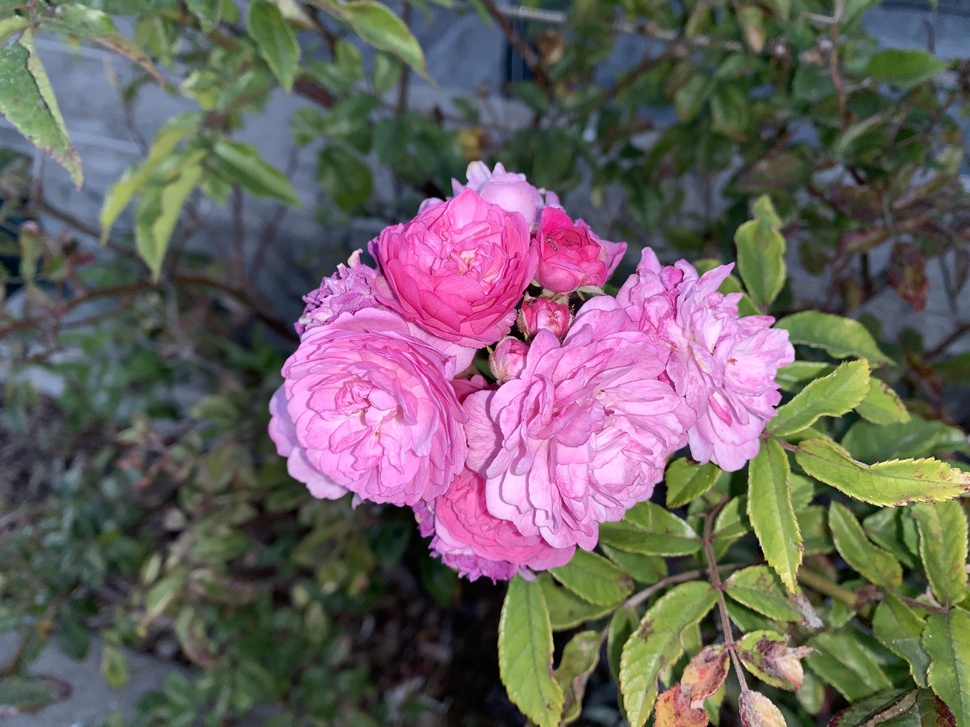
#> input picture image-creator/flower.jpg, 970 x 727 px, shrunk from 4032 x 3024 before the run
$ python removebg.py
#> lines starting #> are read from the running program, lines starting #| are printed output that depends on the picture
# attempts to remove the background by grabbing some color to keep


from PIL import Image, ImageMorph, ImagePalette
import numpy as np

img = Image.open('flower.jpg').convert('RGBA')

x = img.size[0]
#> x = 970
y = img.size[1]
#> y = 727

data = np.array(img)
rgb = data[:,:,:3]
#> rgb is the input picture: shape (727, 970, 3); mean R, G, B 107.6, 97.6, 97.9

def near_color(col1, col2):
    first = abs(col1[0] - col2[0])
    second = abs(col1[1] - col2[1])
    third = abs(col1[2] - col2[2])
    return (first + second + third) <= 130

blue = (86,128,156)
black = (0,0,0,255)
yellow = (255,213,0, 255)
pink = (250, 108, 196, 255)
gray = (130,130,130)

out_im = Image.new('RGB', (x,y), gray)
#> out_im: PIL image 970x727 RGB; every value is 130


def change(color):

    mask = np.all(near_color(rgb, color), axis = -1)
    data[mask] = [0,0,0,255]


# img.getpixel((1571, 1032))
pixels = img.load()
new_pixels = out_im.load()
for i in range(x-1):
    for l in range(y-1):
        # print(pixels[i, 0])
        if near_color(pixels[i, l], pink):
                print(i, l)
                # pixels[i, l] = black
                new_pixels[i, l] = yellow
                pixels[i, l] = yellow

new_im = img.convert('RGB')
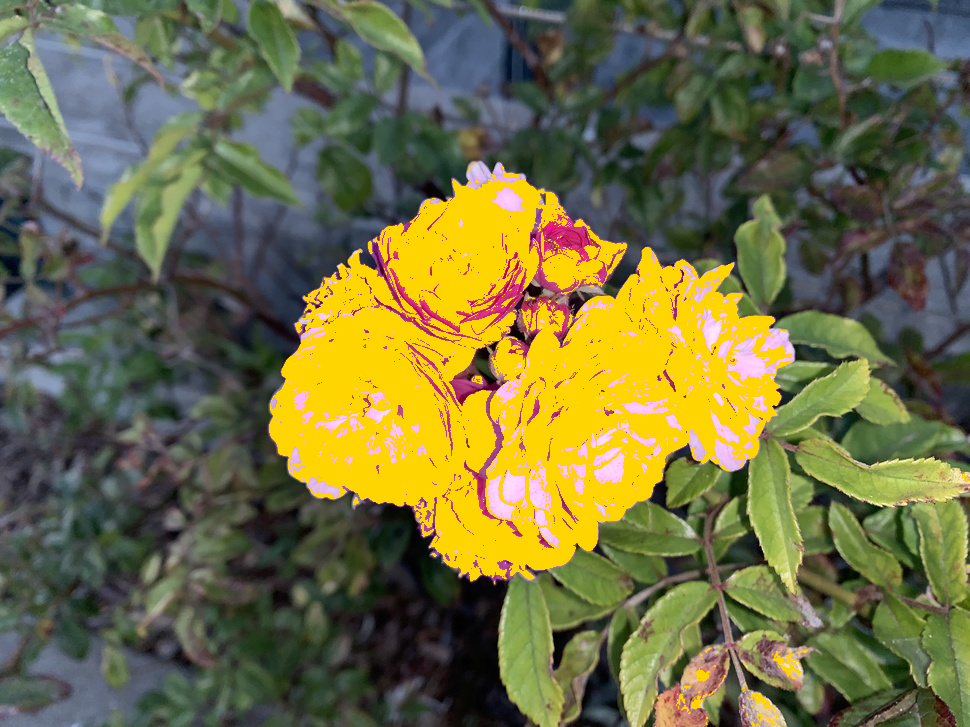
#> new_im: PIL image 970x727 RGB; mean R, G, B 111.5, 109.5, 67.2
new_im.save('done.jpg')
new_im.show()

out_im.save('deep_fried.jpg')
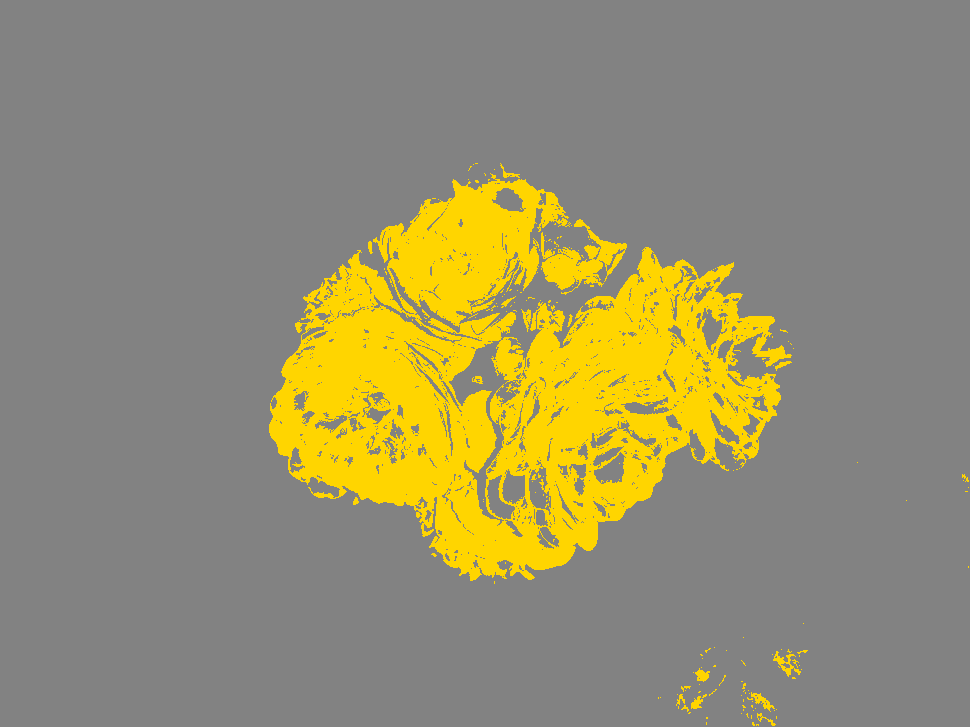
#> saved as deep_fried.jpg: PIL image 970x727 RGB; mean R, G, B 148.6, 142.3, 110.7
out_im.show()


# [8 lines of commented-out code are left out]
